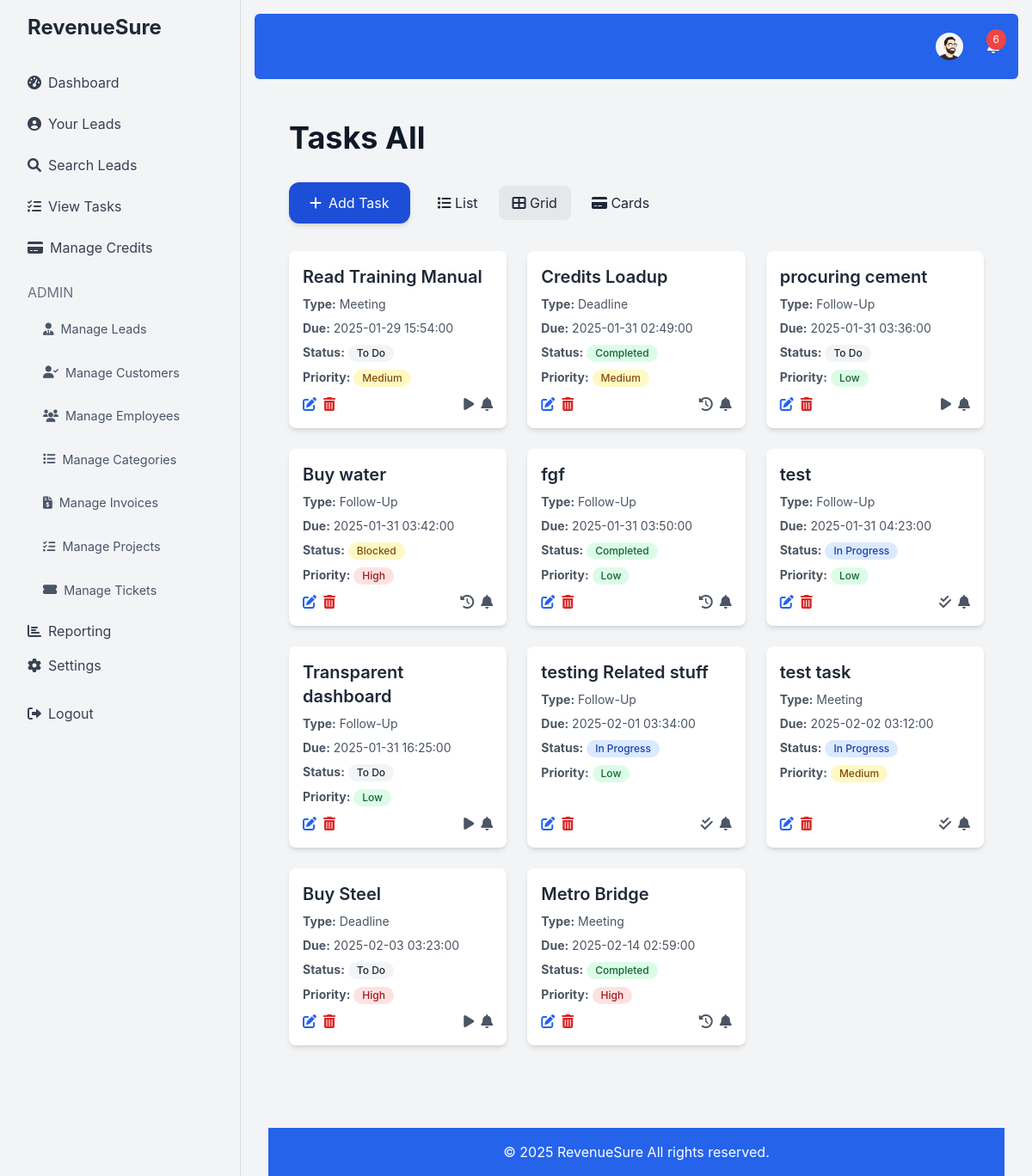
/view_tasks.php?view=grid (signed in), run on an earlier commit of the app's database.
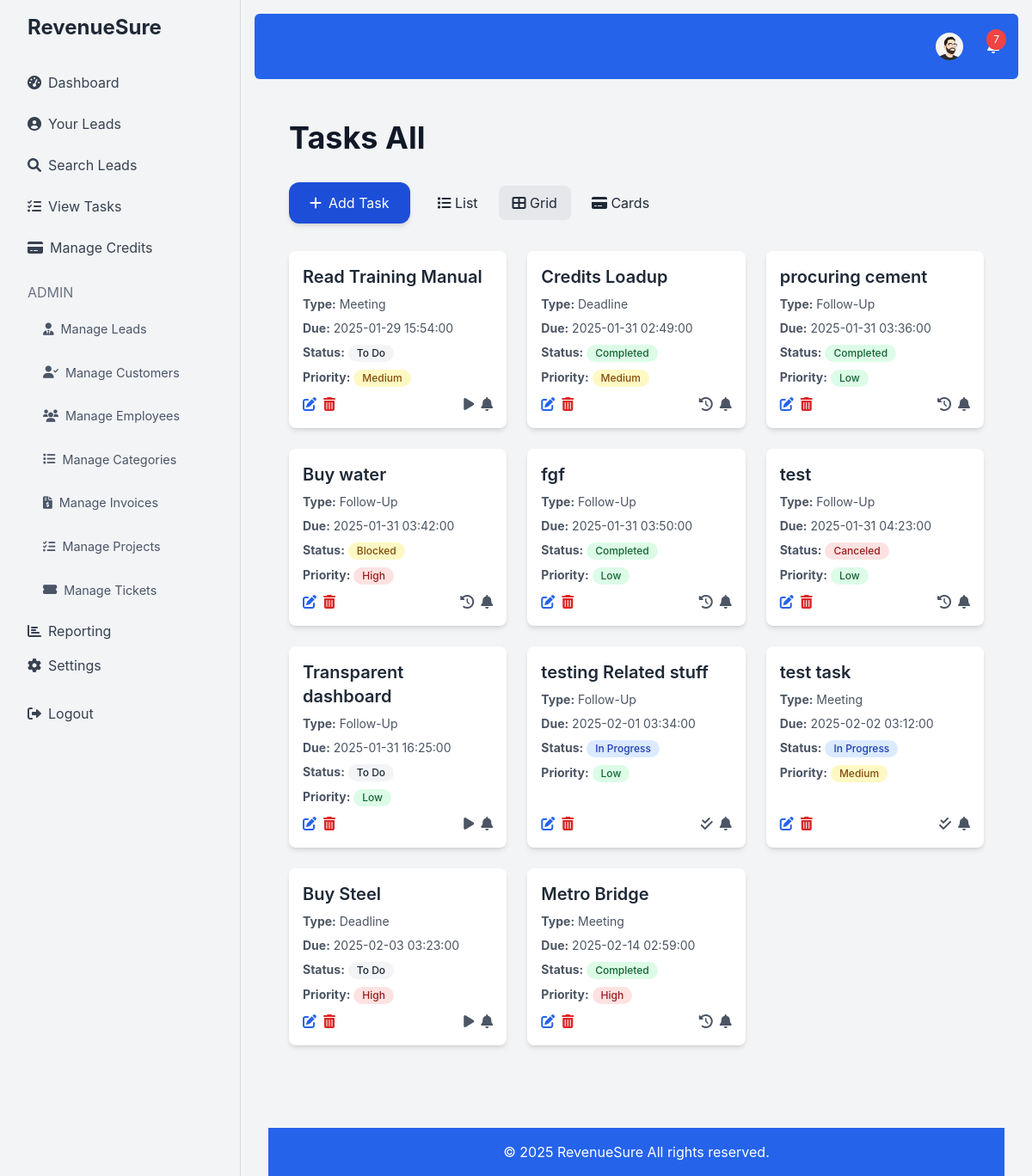
And on a later commit of the database.
### tables this page shows
CREATE TABLE `tasks` (
  `id` int(11) NOT NULL,
  `lead_id` int(11) DEFAULT NULL,
  `user_id` int(11) NOT NULL,
  `task_id` varchar(50) DEFAULT NULL,
  `task_name` varchar(255) DEFAULT NULL,
  `project_id` int(11) DEFAULT NULL,
  `task_type` enum('Follow-Up','Meeting','Deadline') NOT NULL,
  `description` text DEFAULT NULL,
  `due_date` datetime DEFAULT NULL,
  `status` enum('To Do','In Progress','Completed','Blocked','Canceled','Pending') DEFAULT 'To Do',
  `estimated_hours` decimal(6,2) DEFAULT NULL,
  `effort_estimation` varchar(100) DEFAULT NULL,
  `billable` tinyint(1) DEFAULT 0,
  `priority` enum('Low','Medium','High') DEFAULT 'Medium',
  `created_at` timestamp NOT NULL DEFAULT current_timestamp()
);

### view_tasks_grid.php (the view, shortened to what the changed rows need)
<div class="grid grid-cols-1 md:grid-cols-2 lg:grid-cols-3 gap-6">
    <?php if ($tasks): ?>
        <?php foreach ($tasks as $task): ?>
            <div class="bg-white rounded-lg shadow-md p-4 flex flex-col justify-between fade-in">
                <div>
                     <h2 class="text-xl font-semibold text-gray-800 mb-2">
                           <?php if($project_id) : ?> <a href="view_task.php?id=<?php echo $task['id']; ?>&project_id=<?php echo $project_id; ?>" class="text-gray-800 hover:underline"> <?php echo htmlspecialchars($task['task_name']); ?></a>
                           <?php elseif($lead_id): ?>
                                 <a href="view_task.php?id=<?php echo $task['id']; ?>&lead_id=<?php echo $lead_id; ?>" class="text-gray-800 hover:underline"> <?php echo htmlspecialchars($task['task_name']); ?></a>
                             <?php else :?>
                               <a href="view_task.php?id=<?php echo $task['id']; ?>" class="text-gray-800 hover:underline"> <?php echo htmlspecialchars($task['task_name']); ?></a>
                            <?php endif; ?>
                     </h2>
                       <p class="text-gray-600 text-sm mb-2"><strong>Type:</strong> <?php echo htmlspecialchars($task['task_type']); ?></p>
                    <p class="text-gray-600 text-sm mb-2">
                         <strong>Due:</strong> <?php echo htmlspecialchars($task['due_date']); ?>
                      </p>
                        <p class="text-gray-600 text-sm mb-2">
                                <strong>Status:</strong>
                                    <span class="inline-flex items-center rounded-full px-2.5 py-0.5 text-xs font-medium
                                        <?php
                                        switch ($task['status']) {
                                            case 'To Do':
                                                echo 'bg-gray-100 text-gray-800';
                                                break;
                                            case 'In Progress':
                                                echo 'bg-blue-100 text-blue-800';
                                                break;
                                            case 'Completed':
                                                echo 'bg-green-100 text-green-800';
                                                break;
                                                case 'Blocked':
                                                      echo 'bg-yellow-100 text-yellow-800';
                                                   break;
                                        case 'Canceled':
                                             echo 'bg-red-100 text-red-800';
                                               break;
                                        }
                                        ?>
                                        "><?php echo htmlspecialchars($task['status']); ?>
                                    </span>
                                </p>
                                 <p class="text-gray-600 text-sm mb-2">
                                    <strong>Priority:</strong>
                                        <span class="inline-flex items-center rounded-full px-2.5 py-0.5 text-xs font-medium
                                            <?php
                                            switch ($task['priority']) {
                                                case 'Low':
                                                    echo 'bg-green-100 text-green-800';
                                                   break;
                                                case 'Medium':
                                                    echo 'bg-yellow-100 text-yellow-800';
                                                   break;
                                                case 'High':
                                                    echo 'bg-red-100 text-red-800';
                                                    break;
                                                }
                                            ?>
                                        "><?php echo htmlspecialchars($task['priority']); ?>
                                    </span>
                                </p>
                     </div>
                     <div class="flex justify-between items-center">
                          <div class="flex space-x-2">
                            <a href="edit_task.php?id=<?php echo $task['id']; ?>" class="text-blue-600 hover:underline"><i class="fas fa-edit"></i></a>
                              <a href="delete_task.php?id=<?php echo $task['id']; ?>" class="text-red-600 hover:underline"><i class="fas fa-trash-alt"></i></a>
                           </div>
                            <div class="flex space-x-2">
                                  <a href="toggle_task_status.php?id=<?php echo $task['id']; ?>&status=<?php echo $task['status'] === 'To Do' ? 'In Progress' : ($task['status'] === 'In Progress' ? 'Completed' : 'To Do'); ?>" class="text-gray-600 hover:underline">
                                        <?php
                                            if ($task['status'] === 'To Do') {
                                                 echo '<i class="fas fa-play"></i>';
                                            }else if ($task['status'] === 'In Progress') {
                                                 echo '<i class="fas fa-check-double"></i>';
                                             }
                                              else {
                                                    echo '<i class="fas fa-history"></i>';
                                                }
                                           ?>
                                       </a>
                                      <a href="add_reminder.php?id=<?php echo $task['id']; ?>&due_date=<?php echo urlencode($task['due_date']); ?>" class="text-gray-600 hover:underline"><i class="fas fa-bell"></i></a>
                             </div>
                     </div>
              </div>
         <?php endforeach; ?>
       <?php else: ?>
                <p class="text-gray-600 text-center">No tasks found.</p>
         <?php endif; ?>
</div>

### header.php (shortened to what the changed rows need)
<!DOCTYPE html>
<html lang="en">
<head>
    <script src="https://cdn.tailwindcss.com"></script>
    <link href="https://cdnjs.cloudflare.com/ajax/libs/font-awesome/6.0.0-beta3/css/all.min.css" rel="stylesheet">
     <link rel="stylesheet" href="https://cdnjs.cloudflare.com/ajax/libs/animate.css/4.1.1/animate.min.css"/>
</head>
<body class="bg-gray-100">
    <div class="flex h-screen fade-in-up">
        <div class="flex-1 p-4 fade-in">
            <nav class="bg-blue-600 p-4 text-white mb-6 rounded-md">
                <div class="container mx-auto flex justify-end items-center">
                    <?php if (isset($_SESSION['user_id'])): ?>
                         <div class="relative top-nav-button hover:bg-white/10 p-1.5 rounded-full transition-colors">
                            <button id="notificationButton" class="hover:underline relative">
                                <?php
                                $stmt = $conn->prepare("SELECT COUNT(*) as unread FROM notifications WHERE user_id = :user_id AND is_read = 0");
                                $stmt->bindParam(':user_id', $_SESSION['user_id']);
                                $stmt->execute();
                                $unread = $stmt->fetch(PDO::FETCH_ASSOC)['unread'];
                                if ($unread > 0) : ?>
                                    <span class="bg-red-500 text-white text-xs px-2 py-1 rounded-full absolute -top-2 -right-2"><?php echo $unread; ?></span>
                                <?php endif; ?>
                            </button>
                        </div>
                   <?php endif; ?>
                </div>
            </nav>
             <div class="container mx-auto px-4">

What changed in the data, as far as the page shows it:
changed tasks "procuring cement": status "To Do" → "Completed"
changed tasks "test": status "In Progress" → "Canceled"
Also different on the page:
$unread: "6" → "7"
